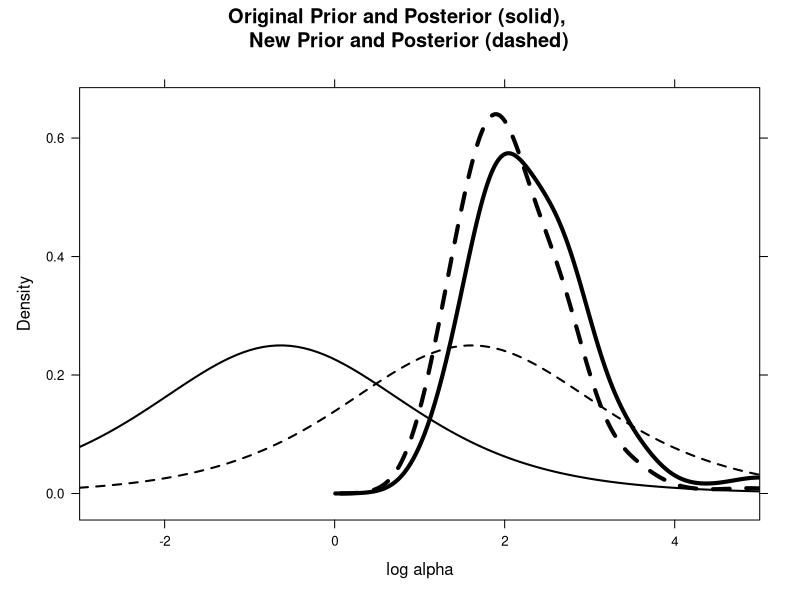

This figure's R source: (Note: this script raises an error after producing the figure.)
#script to perform bayesian sensitibity analysis in R using the LearnBayes package and the hearttransplants dataset provided there

#all the libraries are here
 library(LearnBayes)

 #all the data importation happens here
 data(hearttransplants)
 attach(hearttransplants)

 datapar = list(data = hearttransplants, z0 = 0.53)

 start = c(4, -7)
 fitgibbs = gibbs(poissgamexch, start, 1000, c(1,.15), datapar)


sir.old.new=function(theta, prior, prior.new)
{
log.g=log(prior(theta))
log.g.new=log(prior.new(theta))
wt=exp(log.g.new-log.g-max(log.g.new-log.g))
probs=wt/sum(wt)
n=length(probs)
indices=sample(1:n,size=n,prob=probs,replace=TRUE)
theta[indices]
}

prior=function(theta)
0.53*exp(theta)/(exp(theta)+0.53)^2
prior.new=function(theta)
5*exp(theta)/(exp(theta)+5)^2

log.alpha=fitgibbs$par[, 1]
log.alpha.new=sir.old.new(log.alpha, prior, prior.new)

############ drawing figure

library(lattice)
draw.graph=function()
{
LOG.ALPHA=data.frame("prior",log.alpha)
names(LOG.ALPHA)=c("Prior","log.alpha")
LOG.ALPHA.NEW=data.frame("new.prior",log.alpha.new)
names(LOG.ALPHA.NEW)=c("Prior","log.alpha")
D=densityplot(~log.alpha,group=Prior,data=rbind(LOG.ALPHA,LOG.ALPHA.NEW),
   plot.points=FALSE,main="Original Prior and Posterior (solid), 
   New Prior and Posterior (dashed)",
    lwd=4,adjust=2,lty=c(1,2),xlab="log alpha",xlim=c(-3,5),col="black")
update(D, panel=function(...){
    panel.curve(prior(x),lty=1,lwd=2,col="black")
    panel.curve(prior.new(x),lty=2, lwd=2,col="black")
    panel.densityplot(...)
})}

draw.graph()

############# does posterior on true rates depend on prior? does it?

prob.int.rate=function(i,log.alpha)
{
     lami = rgamma(1000, y[i] + exp(log.alpha), e[i] + exp(log.alpha)/mu)
     quantile(lami, c(0.05, 0.95))
}

ind=c(1,25,57,89)

ci=sapply(ind,prob.int.rate,log.alpha)
matplot(matrix(log(e[ind]),2,length(ind),byrow=T),ci,type="l",
   lwd=4,lty=1,xlim=c(6,9.7),ylim=c(0,.002),ylab="True Rate",xlab="log(e)")

ci=sapply(ind,prob.int.rate,log.alpha.new)
matplot(matrix(log(e[ind]),2,length(ind),byrow=T)+.05,ci,type="l",lwd=4,lty=3,
  add=TRUE)
